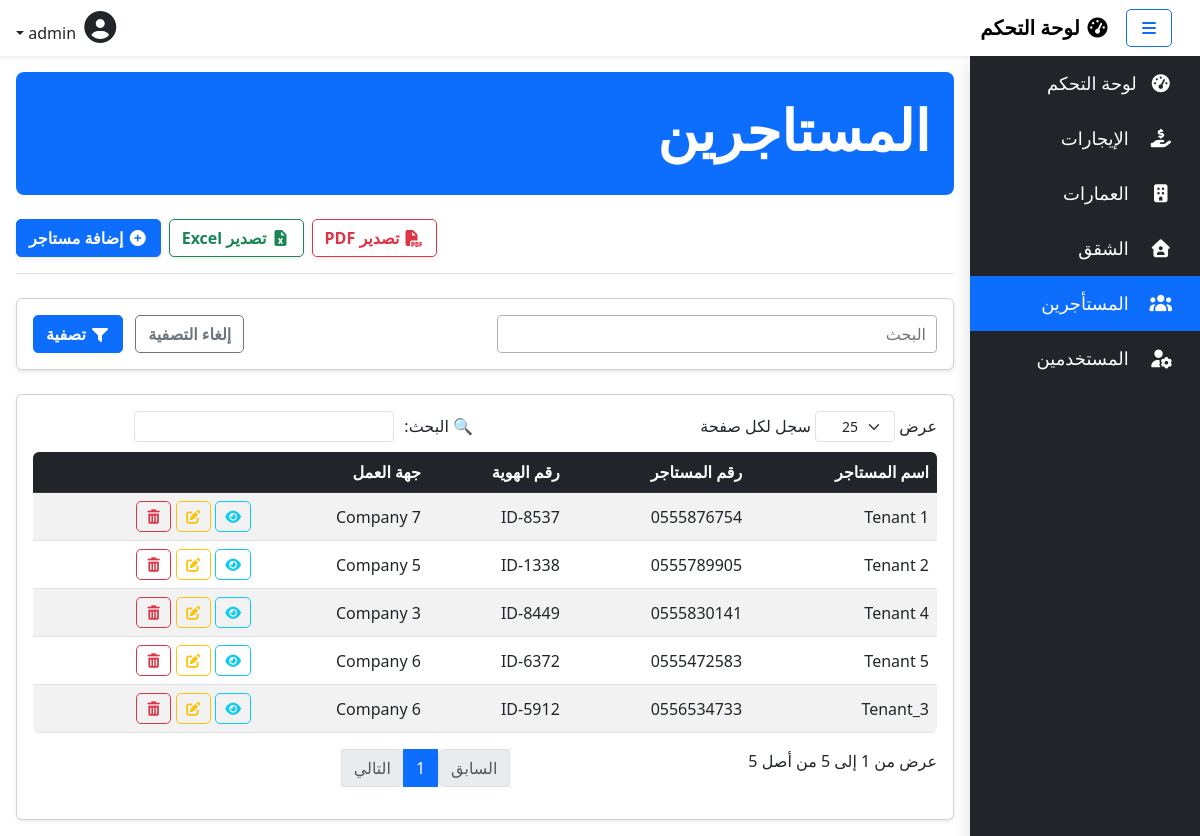
The page /tenants/ (signed in) on the database as committed earlier.
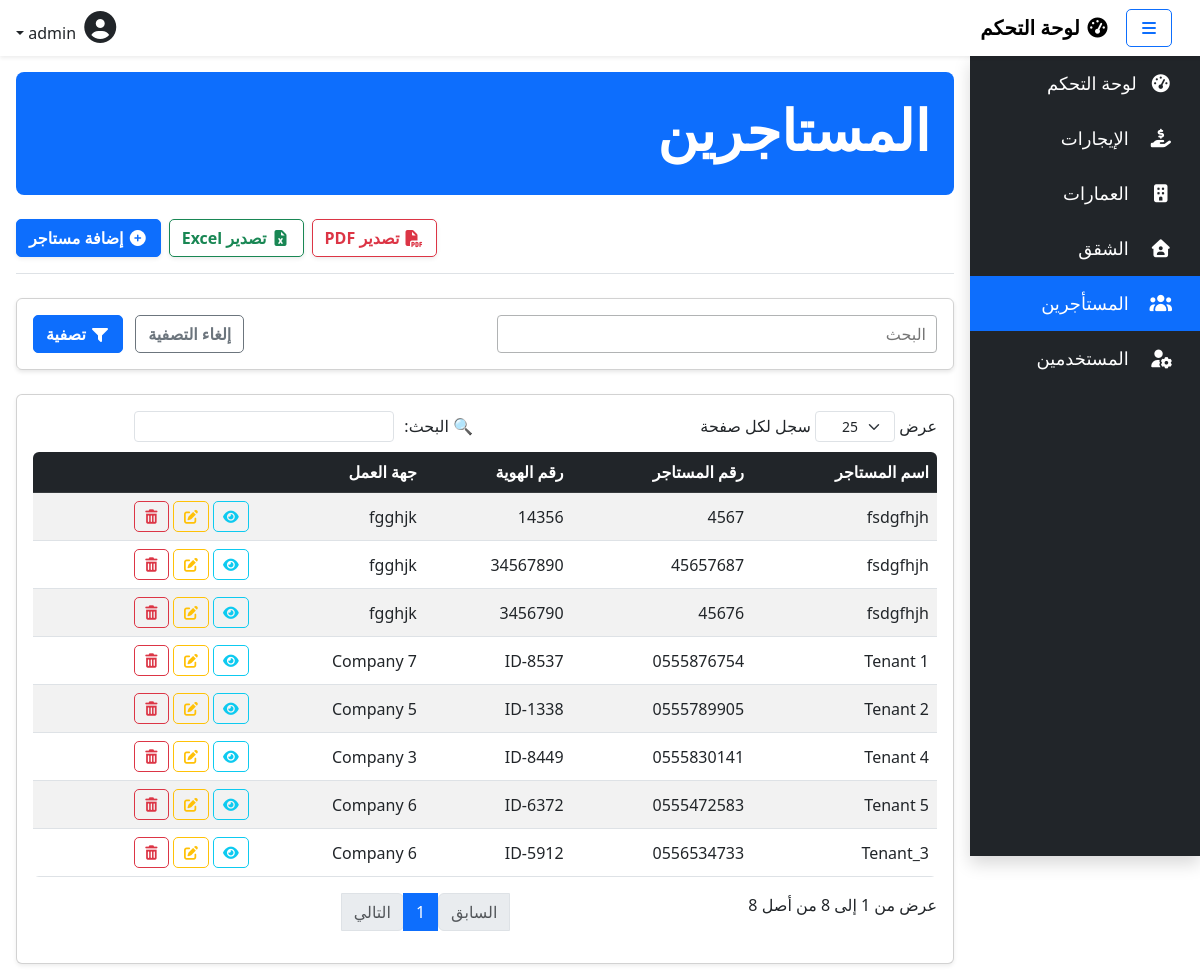
The same page on the database as committed later.
### rentals/models.py (models this page shows, shortened)
class Tenant(models.Model):
    name = models.CharField(max_length=100, verbose_name="اسم المستاجر")
    phone_number = models.CharField(max_length=15, unique=True, verbose_name="رقم الهاتف")
    id_number = models.CharField(max_length=20, unique=True, verbose_name="رقم الهوية")
    workplace = models.CharField(max_length=100, blank=True, verbose_name="جهة العمل")
    notes = models.TextField(verbose_name="ملاحظات", blank=True)
    class Meta:
        verbose_name = "المستاجر"
        verbose_name_plural = "المستاجرين"

### rentals/views.py (the view, shortened to what this page needs)
# urls.py: path('tenants/', views.TenantListView.as_view(), name='tenant_list'),
class TenantListView(PermissionRequiredMixin, ExportMixin, ListView):
    model = Tenant
    template_name = 'tenants/list.html'
    context_object_name = 'tenants'
    permission_required = 'rentals.view_tenant'
    def get_queryset(self):
        queryset = super().get_queryset()
        search_filter = self.request.GET.get('search')
        return queryset
    def get_context_data(self, **kwargs):
        context = super().get_context_data(**kwargs)
        context['filter_form'] = TenantFilterForm(self.request.GET)
        return context

### rentals/forms.py
class TenantFilterForm(forms.Form):
    search = forms.CharField(
        required=False,
        widget=forms.TextInput(attrs={'type': 'text', 'placeholder': 'البحث'}),
        label="البحث"
    )

### rentals/views.py (called while the page is built, shortened)
    def get(self, request, *args, **kwargs):
        return super().get(request, *args, **kwargs)

### rentals/templates/tenants/list.html (shortened to what this page needs)
{% extends 'base.html' %}
{% block content %}
<div class="container my-3">
    <div class="row mb-4">
        <div class="col-12">
            <div class="bg-primary text-white p-4 rounded-3">
                <h1 class="display-4 fw-bold">المستاجرين</h1>
            </div>
        </div>
    </div>
    <div class="d-flex justify-content-end align-items-center border-bottom pb-3 mb-4 gap-2">
        <a href="?export=1&format=pdf{% for key, value in request.GET.items %}{% if key != 'export' %}&{{ key }}={{ value }}{% endif %}{% endfor %}"
           class="btn btn-outline-danger shadow-sm">
            <i class="fas fa-file-pdf"></i> تصدير PDF
        </a>
        <a href="?export=1{% for key, value in request.GET.items %}{% if key != 'export' %}&{{ key }}={{ value }}{% endif %}{% endfor %}"
           class="btn btn-outline-success shadow-sm">
            <i class="fas fa-file-excel"></i> تصدير Excel
        </a>
        <a href="{% url 'tenant_create' %}" class="btn btn-primary shadow-sm">
            <i class="fas fa-plus-circle"></i> إضافة مستاجر
        </a>
    </div>
    <form method="get" class="mb-4 filter-form">
        <div class="row g-4">
            <div class="col-md-6">{{ filter_form.search }}</div>
            <div class="col-md-6 text-start">
                <a href="{% url 'tenant_list' %}" class="btn btn-outline-secondary mx-2">إلغاء التصفية</a>
                <button type="submit" class="btn btn-primary"><i class="fas fa-filter"></i> تصفية</button>
            </div>
        </div>
    </form>
    <div class="row">
        <div class="col-12">
            <div class="card shadow-sm" style="overflow-x: auto; max-width: 100%;">
                <div class="card-body">
                    <table id="tenantsTable" class="table table-responsive table-striped table-hover">
                        <thead class="table-dark">
                            <tr>
                                <th>اسم المستاجر</th>
                                <th>رقم المستاجر</th>
                                <th>رقم الهوية</th>
                                <th>جهة العمل</th>
                                <th></th>
                            </tr>
                        </thead>
                        <tbody>
                            {% for tenant in tenants %}
                            <tr>
                                <td>{{ tenant.name }}</td>
                                <td>{{ tenant.phone_number }}</td>
                                <td>{{ tenant.id_number }}</td>
                                <td>{{ tenant.workplace }}</td>
                                <td>
                                    <a href="{% url 'tenant_detail' tenant.pk %}" class="btn btn-outline-info btn-sm">
                                        <i class="fas fa-eye"></i>
                                    </a>
                                    <a href="{% url 'tenant_update' tenant.pk %}" class="btn btn-outline-warning btn-sm">
                                        <i class="fas fa-edit"></i>
                                    </a>
                                    <a href="{% url 'tenant_delete' tenant.pk %}" class="btn btn-outline-danger btn-sm">
                                        <i class="fas fa-trash-alt"></i>
                                    </a>
                                </td>
                            </tr>
                            {% endfor %}
                        </tbody>
                    </table>
                </div>
            </div>
        </div>
    </div>
</div>
{% endblock %}
{% block scripts %}
<link href="https://cdn.jsdelivr.net/npm/select2@4.0.13/dist/css/select2.min.css" rel="stylesheet" />
{% endblock %}

Rows that differ between the two databases and show on the page:
added Tenant: name "fsdgfhjh", phone_number "4567", id_number "14356", workplace "fgghjk"
added Tenant: name "fsdgfhjh", phone_number "45657687", id_number "34567890", workplace "fgghjk"
added Tenant: name "fsdgfhjh", phone_number "45676", id_number "3456790", workplace "fgghjk"
Other text that changed with them:
text written by a page script: "عرض سجل لكل صفحة 🔍 البحث: عرض من 1 إلى 5 من أصل 5 السابق 1 التالي" → "عرض سجل لكل صفحة 🔍 البحث: عرض من 1 إلى 8 من أصل 8 السابق 1 التالي"
